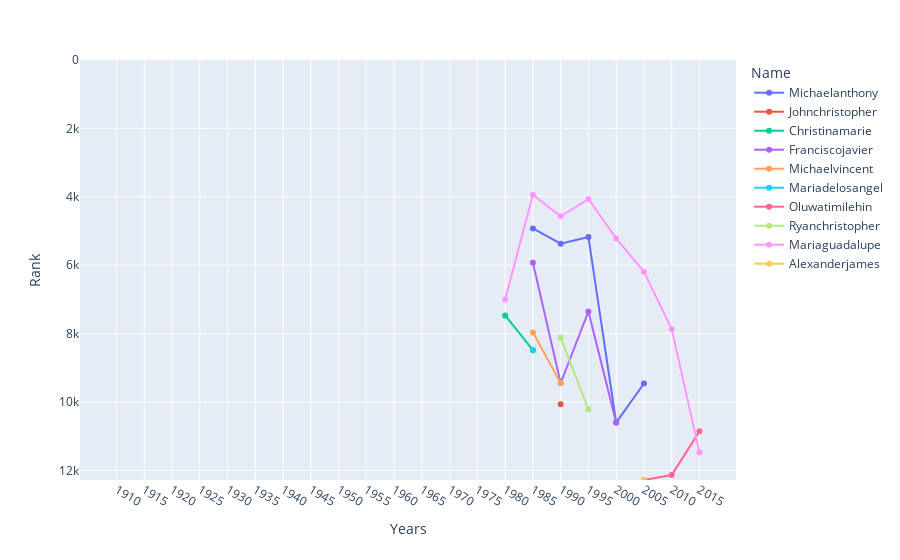

Source (notebook cell):
### Code cell
plot_name_rank(result_df,top_10_names_length_list)

### Figure 1 — Plotly figure (JSON) as saved in the notebook; plotly's stock layout.template omitted (floating-point values rounded to 4 significant figures)
{"data": [{"hovertemplate": "Name=Michaelanthony<br>index=%{x}<br>value=%{y}<extra></extra>", "legendgroup": "Michaelanthony", "line": {"color": "#636efa", "dash": "solid"}, "marker": {"symbol": "circle"}, "mode": "lines+markers", "name": "Michaelanthony", "orientation": "v", "showlegend": true, "type": "scatter", "x": ["1910", "1915", "1920", "1925", "1930", "1935", "1940", "1945", "1950", "1955", "1960", "1965", "1970", "1975", "1980", "1985", "1990", "1995", "2000", "2005", "2010", "2015"], "xaxis": "x", "y": [null, null, null, null, null, null, null, null, null, null, null, null, null, null, null, 4925, 5370, 5178, 10603, 9460, null, null], "yaxis": "y"}, {"hovertemplate": "Name=Johnchristopher<br>index=%{x}<br>value=%{y}<extra></extra>", "legendgroup": "Johnchristopher", "line": {"color": "#EF553B", "dash": "solid"}, "marker": {"symbol": "circle"}, "mode": "lines+markers", "name": "Johnchristopher", "orientation": "v", "showlegend": true, "type": "scatter", "x": ["1910", "1915", "1920", "1925", "1930", "1935", "1940", "1945", "1950", "1955", "1960", "1965", "1970", "1975", "1980", "1985", "1990", "1995", "2000", "2005", "2010", "2015"], "xaxis": "x", "y": [null, null, null, null, null, null, null, null, null, null, null, null, null, null, null, null, 10065, null, null, null, null, null], "yaxis": "y"}, {"hovertemplate": "Name=Christinamarie<br>index=%{x}<br>value=%{y}<extra></extra>", "legendgroup": "Christinamarie", "line": {"color": "#00cc96", "dash": "solid"}, "marker": {"symbol": "circle"}, "mode": "lines+markers", "name": "Christinamarie", "orientation": "v", "showlegend": true, "type": "scatter", "x": ["1910", "1915", "1920", "1925", "1930", "1935", "1940", "1945", "1950", "1955", "1960", "1965", "1970", "1975", "1980", "1985", "1990", "1995", "2000", "2005", "2010", "2015"], "xaxis": "x", "y": [null, null, null, null, null, null, null, null, null, null, null, null, null, null, 7468, 8484, null, null, null, null, null, null], "yaxis": "y"}, {"hovertemplate": "Name=Franciscojavier<br>index=%{x}<br>value=%{y}<extra></extra>", "legendgroup": "Franciscojavier", "line": {"color": "#ab63fa", "dash": "solid"}, "marker": {"symbol": "circle"}, "mode": "lines+markers", "name": "Franciscojavier", "orientation": "v", "showlegend": true, "type": "scatter", "x": ["1910", "1915", "1920", "1925", "1930", "1935", "1940", "1945", "1950", "1955", "1960", "1965", "1970", "1975", "1980", "1985", "1990", "1995", "2000", "2005", "2010", "2015"], "xaxis": "x", "y": [null, null, null, null, null, null, null, null, null, null, null, null, null, null, null, 5926, 9448, 7354, 10603, null, null, null], "yaxis": "y"}, {"hovertemplate": "Name=Michaelvincent<br>index=%{x}<br>value=%{y}<extra></extra>", "legendgroup": "Michaelvincent", "line": {"color": "#FFA15A", "dash": "solid"}, "marker": {"symbol": "circle"}, "mode": "lines+markers", "name": "Michaelvincent", "orientation": "v", "showlegend": true, "type": "scatter", "x": ["1910", "1915", "1920", "1925", "1930", "1935", "1940", "1945", "1950", "1955", "1960", "1965", "1970", "1975", "1980", "1985", "1990", "1995", "2000", "2005", "2010", "2015"], "xaxis": "x", "y": [null, null, null, null, null, null, null, null, null, null, null, null, null, null, null, 7965, 9448, null, null, null, null, null], "yaxis": "y"}, {"hovertemplate": "Name=Mariadelosangel<br>index=%{x}<br>value=%{y}<extra></extra>", "legendgroup": "Mariadelosangel", "line": {"color": "#19d3f3", "dash": "solid"}, "marker": {"symbol": "circle"}, "mode": "lines+markers", "name": "Mariadelosangel", "orientation": "v", "showlegend": true, "type": "scatter", "x": ["1910", "1915", "1920", "1925", "1930", "1935", "1940", "1945", "1950", "1955", "1960", "1965", "1970", "1975", "1980", "1985", "1990", "1995", "2000", "2005", "2010", "2015"], "xaxis": "x", "y": [null, null, null, null, null, null, null, null, null, null, null, null, null, null, null, 8484, null, null, null, null, null, null], "yaxis": "y"}, {"hovertemplate": "Name=Oluwatimilehin<br>index=%{x}<br>value=%{y}<extra></extra>", "legendgroup": "Oluwatimilehin", "line": {"color": "#FF6692", "dash": "solid"}, "marker": {"symbol": "circle"}, "mode": "lines+markers", "name": "Oluwatimilehin", "orientation": "v", "showlegend": true, "type": "scatter", "x": ["1910", "1915", "1920", "1925", "1930", "1935", "1940", "1945", "1950", "1955", "1960", "1965", "1970", "1975", "1980", "1985", "1990", "1995", "2000", "2005", "2010", "2015"], "xaxis": "x", "y": [null, null, null, null, null, null, null, null, null, null, null, null, null, null, null, null, null, null, null, 12280, 12135, 10859], "yaxis": "y"}, {"hovertemplate": "Name=Ryanchristopher<br>index=%{x}<br>value=%{y}<extra></extra>", "legendgroup": "Ryanchristopher", "line": {"color": "#B6E880", "dash": "solid"}, "marker": {"symbol": "circle"}, "mode": "lines+markers", "name": "Ryanchristopher", "orientation": "v", "showlegend": true, "type": "scatter", "x": ["1910", "1915", "1920", "1925", "1930", "1935", "1940", "1945", "1950", "1955", "1960", "1965", "1970", "1975", "1980", "1985", "1990", "1995", "2000", "2005", "2010", "2015"], "xaxis": "x", "y": [null, null, null, null, null, null, null, null, null, null, null, null, null, null, null, null, 8121, 10214, null, null, null, null], "yaxis": "y"}, {"hovertemplate": "Name=Mariaguadalupe<br>index=%{x}<br>value=%{y}<extra></extra>", "legendgroup": "Mariaguadalupe", "line": {"color": "#FF97FF", "dash": "solid"}, "marker": {"symbol": "circle"}, "mode": "lines+markers", "name": "Mariaguadalupe", "orientation": "v", "showlegend": true, "type": "scatter", "x": ["1910", "1915", "1920", "1925", "1930", "1935", "1940", "1945", "1950", "1955", "1960", "1965", "1970", "1975", "1980", "1985", "1990", "1995", "2000", "2005", "2010", "2015"], "xaxis": "x", "y": [null, null, null, null, null, null, null, null, null, null, null, null, null, null, 7007, 3938, 4569, 4066, 5218, 6195, 7870, 11477], "yaxis": "y"}, {"hovertemplate": "Name=Alexanderjames<br>index=%{x}<br>value=%{y}<extra></extra>", "legendgroup": "Alexanderjames", "line": {"color": "#FECB52", "dash": "solid"}, "marker": {"symbol": "circle"}, "mode": "lines+markers", "name": "Alexanderjames", "orientation": "v", "showlegend": true, "type": "scatter", "x": ["1910", "1915", "1920", "1925", "1930", "1935", "1940", "1945", "1950", "1955", "1960", "1965", "1970", "1975", "1980", "1985", "1990", "1995", "2000", "2005", "2010", "2015"], "xaxis": "x", "y": [null, null, null, null, null, null, null, null, null, null, null, null, null, null, null, null, null, null, null, 12280, null, null], "yaxis": "y"}], "layout": {"legend": {"title": {"text": "Name"}, "tracegroupgap": 0}, "margin": {"t": 60}, "xaxis": {"anchor": "y", "domain": [0, 1], "title": {"text": "Years"}}, "yaxis": {"anchor": "x", "domain": [0, 1], "range": [12281, 0.9], "title": {"text": "Rank"}}}}
